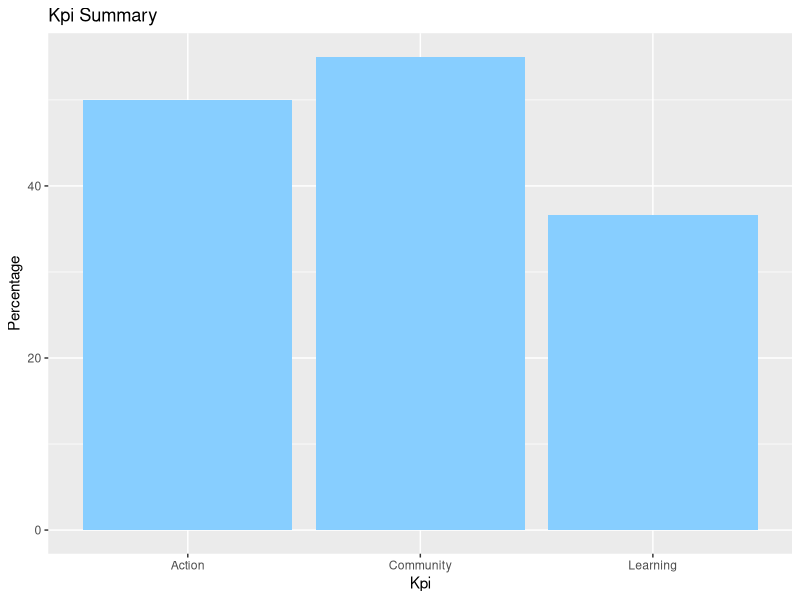

This chart was generated by the following R code:
## ---- chunk 1
library('readxl')
library(tidyverse)
library(stringr)


library('readxl')
library(tidyverse)
library(stringr)

data <- read_excel("post-event_responses_v2.xlsx")

# Check point
class(data)
names(data)


# Function to clean data : { remove unnecessary columns; rename columns }
preprocess <- function(data){
  df <- data[-c(1,12:22)] 
  colnames(df) <- c('first_activity','takeaway','use_hand2','use_lp','compost','drop_waste','contact_council','use_skills','env_habits','channel_preferred')
  return(df)
}

df <- preprocess(data) # Cleaned data 
clean_data <- df 

# Function to return percentage of people who responded yes/no to the question Is this your first waste education activity?
FA <- function(column){
  val <- table(column)
  return(val)
}
 
first_activity_table <- prop.table(FA(df$first_activity))
# first_activity_table

# Function to return KPI values for the question biggest takeaway 
count_takeaways <- function(column){
  action1 <- sum(str_count(column, "Changed my waste management habits"))
  learning1 <- sum(str_count(column, "Learnt more about behaviours I can change to reduce my waste"))
  community1 <- sum(str_count(column, "Had a fun time"))
  learning2 <- sum(str_count(column, "Became more aware about local groups advocating for waste reduction"))
  learning3 <- sum(str_count(column, "Learnt about complexity of recycling e.g. through Defy Design workshop activity"))
  community2 <- sum(str_count(column, "Connected with people and colleagues"))
  
  # Average counts
  action_count = action1  
  learning_count = (learning1 + learning2 + learning3) / 3
  community_count = (community1 + community2) / 2
  
  total_people = length(column)
  
  # Percentages 
  action_per = round((action_count/total_people) * 100,2)
  learning_per = round((learning_count/total_people) * 100,2)
  community_per = round((community_count/total_people) * 100,2)
  
   percentages <- matrix(c(action_per,learning_per,community_per),ncol=3,byrow = TRUE)
   colnames(percentages) <- c('Action','Learning','Community')
   rownames(percentages) <- c('Percentage')
   return(as.table(percentages))
}
 
biggest_takeaway_kpi_table <- count_takeaways(df$takeaway)

#Function to return count of people for each number on the scale 1-5 for environmental habits 
env_habits_scale <- function(column){
  val <- table(column)
  return (val)
} 

env_habits_table <- prop.table(env_habits_scale(df$env_habits))

# Function for How would you prefer to find out about Seaside Scavenge events?
channel <- function(column){
  val <- table(column)
  return(val)
}

preferred_channel_table <- prop.table(channel(df$channel_preferred))


# Function for Action kPI 
action_kpi <- function(df){
  uh2 <- table(df$use_hand2)
  ulp <- table(df$use_lp)
  cp <- table(df$compost)
  dw <- table(df$drop_waste)
  cc <- table(df$contact_council)
  us <- table(df$use_skills)
  
  doing_before_event <- (uh2[names(uh2)=='Doing before the event'] +
                        ulp[names(ulp)=='Doing before the event'] +
                        cp[names(cp)=='Doing before the event'] +
                        dw[names(dw)=='Doing before the event'] +
                        cc[names(cc)=='Doing before the event'] +
                        us[names(us)=='Doing before the event'] ) / 6
  
  doing_after_event <- (uh2[names(uh2)=='Started doing after the event'] +
                       ulp[names(ulp)=='Started doing after the event'] +
                       cp[names(cp)=='Started doing after the event'] +
                       dw[names(dw)=='Started doing after the event'] +
                       cc[names(cc)=='Started doing after the event'] +
                       us[names(us)=='Started doing after the event'] ) / 6
  
  likely_to_do <- (uh2[names(uh2)=='Likely to do in the next 3 months'] +
                  ulp[names(ulp)=='Likely to do in the next 3 months'] +
                  cp[names(cp)=='Likely to do in the next 3 months'] +
                  dw[names(dw)=='Likely to do in the next 3 months'] +
                  cc[names(cc)=='Likely to do in the next 3 months'] +
                  us[names(us)=='Likely to do in the next 3 months'] ) / 6
  
  unlikely_to_do <- (uh2[names(uh2)=='Unlikely to do in the next 3 months'] +
                    ulp[names(ulp)=='Unlikely to do in the next 3 months'] +
                    cp[names(cp)=='Unlikely to do in the next 3 months'] +
                    dw[names(dw)=='Unlikely to do in the next 3 months'] +
                    cc[names(cc)=='Unlikely to do in the next 3 months'] +
                    us[names(us)=='Unlikely to do in the next 3 months']) / 6
 
  total_people = nrow(df)
  
  # Percentages 
  doing_before_event_per = round((doing_before_event/total_people) * 100,2)
  doing_after_event_per = round((doing_after_event/total_people) * 100,2)
  likely_to_do_per = round((likely_to_do/total_people) * 100,2)
  unlikely_to_do_per = round((unlikely_to_do/total_people) * 100,2)
  
  percentages <- matrix(c(doing_before_event_per,doing_after_event_per,likely_to_do_per,unlikely_to_do_per),ncol=4,byrow = TRUE)
  colnames(percentages) <- c('Doing before event','Doing after event','Likely to do','Unlikely to do')
  rownames(percentages) <- c('Percentage')
  return(as.table(percentages))
} 

action_kpi_table <- action_kpi(df)

print(action_kpi_table)

print(biggest_takeaway_kpi_table)

data1 <- biggest_takeaway_kpi_table

## ---- chunk 2
#data <- read_excel("C:/Users/julia/OneDrive/Desktop/shiny-seaside/post-event_responses_v2.xlsx")

#print(action_kpi_table)

#print(biggest_takeaway_kpi_table)
## ---- chunk 3
PostEventPlot <- function(data) {
  df = data1 %>% t() %>% as.data.frame.matrix() %>% rownames_to_column(var = "KPI")
  title = paste("KPI Summary") %>% str_to_title()
  yaxislabel = paste("Percentage") %>% str_to_title()
  xaxislabel = paste("KPI")
   
  df %>% ggplot(aes(x = KPI, y = Percentage, stat = "identity")) + 
    geom_bar(fill="skyblue1", stat = "identity") + 
    labs(y=str_to_title(yaxislabel), x = str_to_title(xaxislabel)) + 
    ggtitle(sub("_", " ", title))
}

PostEventPlot(data1)

